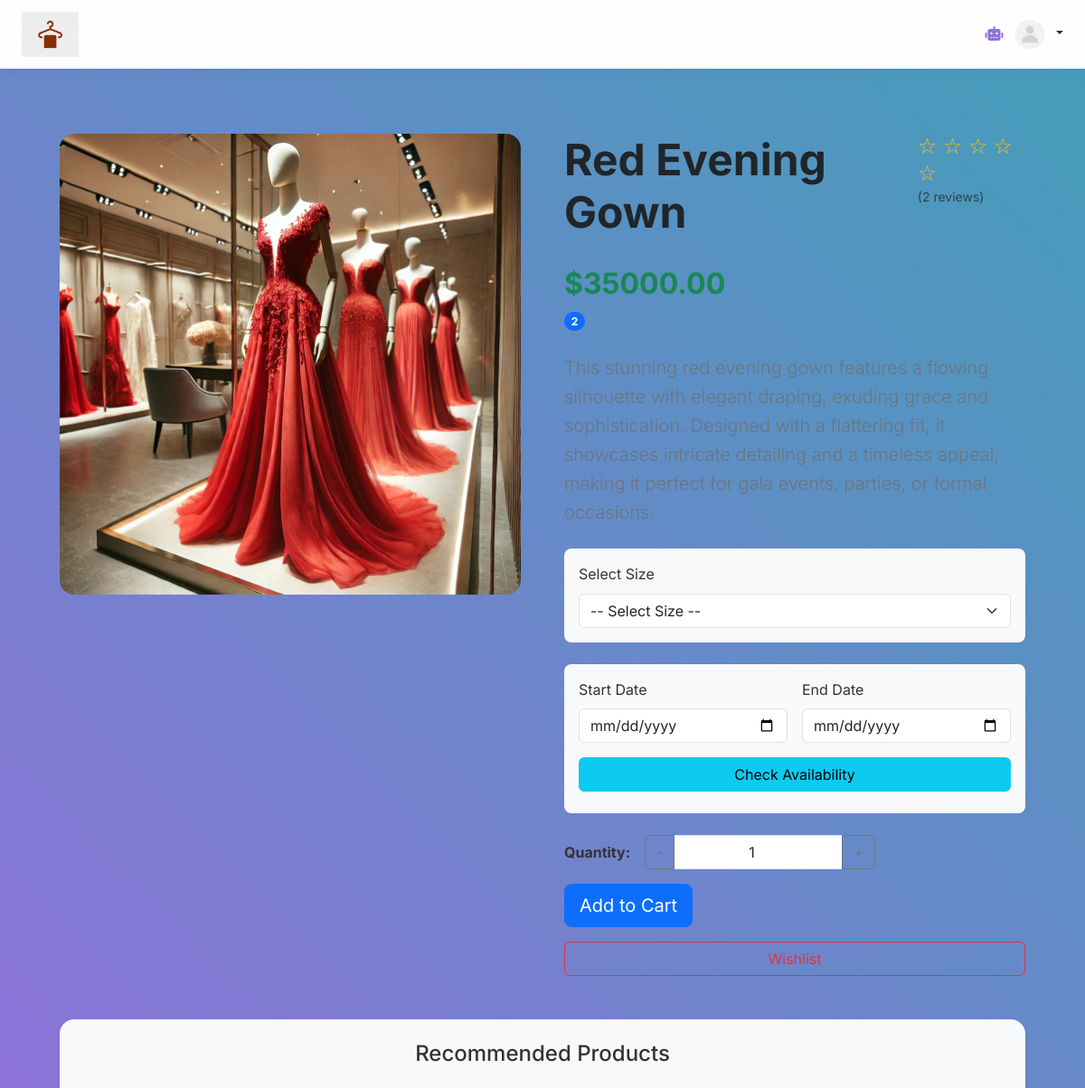
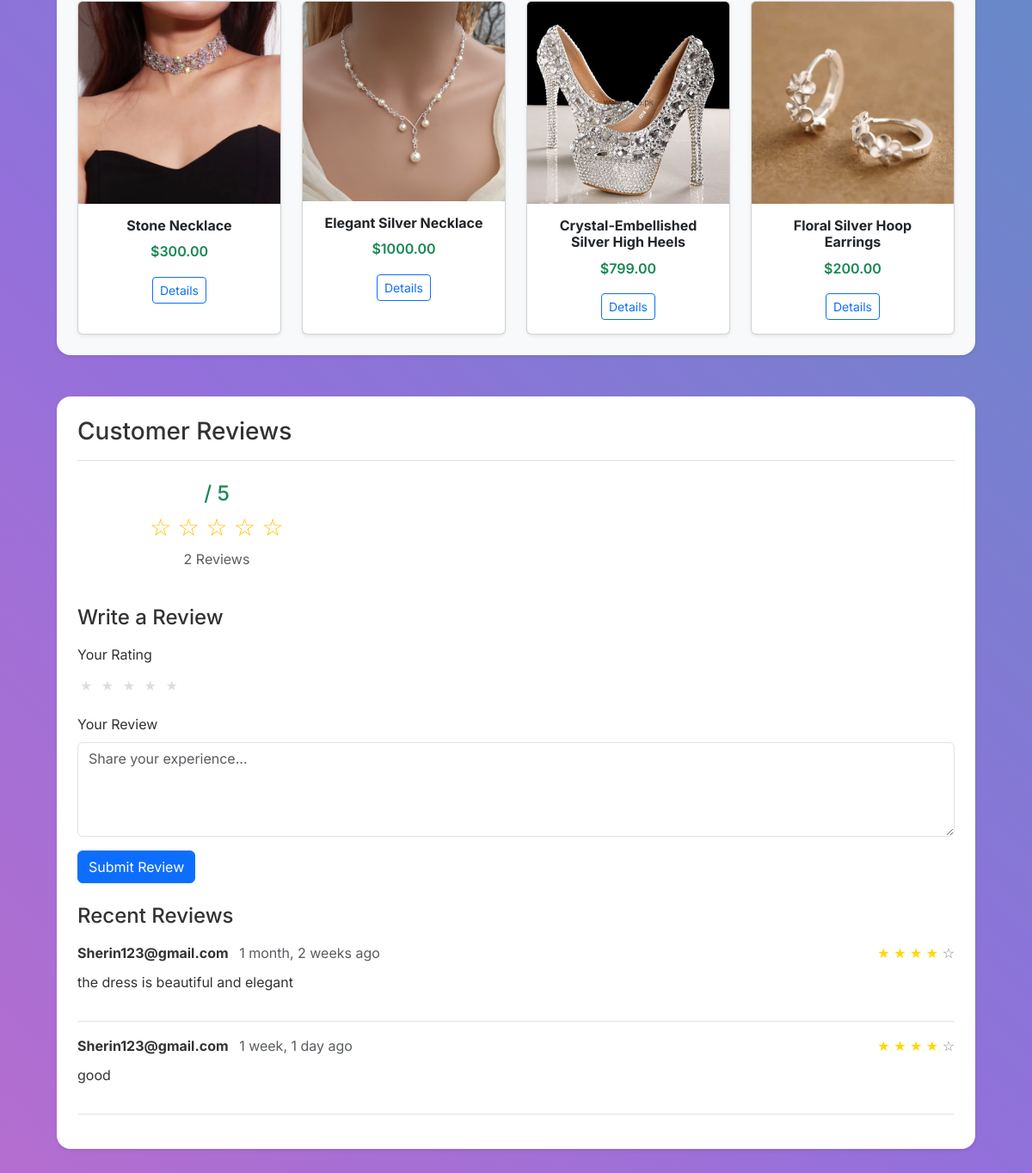
The app's page /product_details/1/ with its own data (2 pictures, top to bottom).
### WardrobeApp/models.py (models this page shows, shortened)
class Product(models.Model):
    AVAILABILITY_CHOICES = [
        (0, "Available"),
        (1, "Rented"),
        (2, "Returned"),
        (3, "Damaged"),
        (4, "Pending Approval"),
    ]
    CATEGORY_CHOICES = [
        (0, 'Clothing'), (1, 'Accessories'), (2, 'Footwear')
    ]
    SUBCATEGORY_CHOICES = [
        (0, 'Casual'), (1, 'Formal'), (2, 'Party Wear'),
        (3, 'Traditional'), (4, 'Sportswear'), (5, 'Winter Wear'),
        (6, 'Jewelry'), (7, 'Watches'), (8, 'Bags'), (9, 'Shoes')
    ]
    GENDER_CHOICES = [(0, 'Male'), (1, 'Female'), (2, 'Unisex'), (3, 'Boys'), (4, 'Girls')]
    VERIFICATION_CHOICES = [(0, 'Pending'), (1, 'Verified')]
    name = models.CharField(max_length=255)
    category = models.IntegerField(choices=CATEGORY_CHOICES, default=0)
    subcategory = models.IntegerField(choices=SUBCATEGORY_CHOICES, default=0)
    price = models.DecimalField(max_digits=10, decimal_places=2)
    description = models.TextField()
    image = models.ImageField(upload_to="product_images/", blank=True, null=True)
    availability = models.IntegerField(choices=AVAILABILITY_CHOICES, default=0)
    gender = models.IntegerField(choices=GENDER_CHOICES, default=2)
    added_by = models.ForeignKey(Employee, on_delete=models.SET_NULL, null=True, blank=True, related_name="products")
    size_stock = models.JSONField(default=dict)  # Added stock field ✅
    is_verified = models.IntegerField(choices=VERIFICATION_CHOICES, default=0)  # Admin verification ✅
    created_at = models.DateTimeField(default=timezone.now)
    def total_stock(self):
        total = 0
        for size in self.sizes.all():  # Assuming there's a reverse relationship 'sizes' for ProductSize
            total += size.stock  # Assuming 'stock' is a field in ProductSize model
        return total

class ProductSize(models.Model):
    SIZE_CHOICES = [
        ("S", "Small"),
        ("M", "Medium"),
        ("L", "Large"),
        ("XXL", "XX-Large"),
    ]
    product = models.ForeignKey(Product, on_delete=models.CASCADE, related_name="sizes")
    size = models.CharField(max_length=5, choices=SIZE_CHOICES)
    stock = models.PositiveIntegerField()

class Feedback(models.Model):
    user = models.ForeignKey(Login, on_delete=models.CASCADE)
    product = models.ForeignKey(Product, on_delete=models.CASCADE, null=True, blank=True)
    message = models.TextField()
    rating = models.IntegerField(choices=[(i, f"{i} Star") for i in range(1, 6)], default=5)  # Rating field added
    submitted_at = models.DateTimeField(auto_now_add=True)

class Login(models.Model):
    email = models.EmailField(unique=True, null=False, blank=False)
    password = models.CharField(max_length=255)
    types = models.IntegerField(
        choices=[(0, 'Admin'), (1, 'User'), (2, 'Employee')],
        default=1
    )
    status = models.BooleanField(default=True)
    last_login = models.DateTimeField(auto_now=True)

### WardrobeApp/views.py (the view)
# urls.py: path("product_details/<int:product_id>/", views.product_details, name="product_details"),
def product_details(request, product_id):
    product = get_object_or_404(Product, id=product_id)
    available_sizes = ProductSize.objects.filter(product=product, stock__gt=0)
    recommendations = ProductRecommendation.objects.filter(product=product).select_related('recommended_product')
    recommended_products = [
        rec.recommended_product
        for rec in recommendations
        if ProductSize.objects.filter(product=rec.recommended_product, stock__gt=0).exists()
    ]
    return render(request, "product_details.html", {
        "product": product,
        "available_sizes": available_sizes,
        "recommended_products": recommended_products,
    })

### WardrobeApp/templates/product_details.html (shortened to what this page needs)
{% extends 'baseUser.html' %}
{% block content %}
<div class="container-fluid px-4 py-5">
    <div class="row g-5">
        <div class="col-md-6">
            <div class="product-gallery position-sticky top-0">
                <div class="main-image-container mb-4">
                    <img src="{{ product.image.url }}"
                         class="img-fluid rounded-4 main-product-image"
                         alt="{{ product.name }}"
                         data-bs-toggle="modal"
                         data-bs-target="#imageZoomModal">
                </div>
            </div>
        </div>
        <div class="col-md-6">
            <div class="product-info">
                <div class="d-flex justify-content-between align-items-start mb-4">
                    <h1 class="display-5 fw-bold text-dark">{{ product.name }}</h1>
                    <div class="product-rating text-warning">
                        <span class="h4">
                            {% for i in "12345" %}
                                {% if forloop.counter <= product.average_rating|floatformat:0 %}
                                    ★
                                {% else %}
                                    ☆
                                {% endif %}
                            {% endfor %}
                        </span>
                        <p class="text-muted small">({{ product.feedback_set.count }} reviews)</p>
                    </div>
                </div>
                <div class="mb-4">
                    <h2 class="text-success fw-bold mb-2">${{ product.price|floatformat:2 }}</h2>
                    <span class="badge bg-primary rounded-pill">{{ product.total_stock }}</span>
                </div>
                <p class="lead text-secondary mb-4">{{ product.description }}</p>
                <div class="size-selection bg-light p-3 rounded-3 mb-4">
                    <label for="product_size" class="form-label">Select Size</label>
                    <select id="product_size" class="form-select">
                        <option value="">-- Select Size --</option>
                    </select>
                </div>
                <div class="rental-selection bg-light p-3 rounded-3 mb-4">
                    <div class="row g-3">
                        <div class="col-md-6">
                            <label for="rental_start_date" class="form-label">Start Date</label>
                            <input type="date" id="rental_start_date" class="form-control">
                        </div>
                        <div class="col-md-6">
                            <label for="rental_end_date" class="form-label">End Date</label>
                            <input type="date" id="rental_end_date" class="form-control">
                        </div>
                    </div>
                    <button id="checkAvailabilityBtn" class="btn btn-info w-100 mt-3">Check Availability</button>
                </div>
                <div class="product-actions">
                    <div class="quantity-selector d-flex align-items-center mb-3">
                        <label class="me-3 fw-bold">Quantity:</label>
                        <div class="input-group w-50">
                            <button class="btn btn-outline-secondary" type="button" onclick="decreaseQuantity()">-</button>
                            <input type="number" id="quantity" name="quantity" value="1" min="1" class="form-control text-center">
                            <button class="btn btn-outline-secondary" type="button" onclick="increaseQuantity()">+</button>
                        </div>
                    </div>
                    <div class="d-grid gap-3">
                        <form method="POST" action="{% url 'add_to_cart' product.id 0 %}" id="add-to-cart-form">
                            <button type="submit" class="btn btn-primary btn-lg">Add to Cart</button>
                        </form>
                        <a href="{% url 'add_to_wishlist' product.id %}" class="btn btn-outline-danger btn-wishlist">Wishlist</a>
                    </div>
                </div>
            </div>
        </div>
    </div>
    <div class="recommendations bg-light p-4 rounded-4 mt-5 shadow-sm">
        <h4 class="text-center mb-4">Recommended Products</h4>
        <div class="row row-cols-1 row-cols-md-4 g-4">
            {% for recommended in recommended_products %}
            <div class="col">
                <div class="card h-100 shadow-sm">
                    <img src="{{ recommended.image.url }}" class="card-img-top" alt="{{ recommended.name }}">
                    <div class="card-body text-center">
                        <h6 class="card-title fw-bold">{{ recommended.name }}</h6>
                        <p class="text-success fw-semibold">${{ recommended.price|floatformat:2 }}</p>
                        <a href="{% url 'product_details' recommended.id %}" class="btn btn-sm btn-outline-primary">
                            Details
                        </a>
                    </div>
                </div>
            </div>
            {% empty %}
            <div class="col text-center">
                <p class="text-muted">No recommended products available at the moment.</p>
            </div>
            {% endfor %}
        </div>
    </div>
    <div class="reviews-section mt-5 bg-white p-4 rounded-4 shadow-sm">
        <h3 class="border-bottom pb-3 mb-4">Customer Reviews</h3>
        <div class="review-stats row mb-4">
            <div class="col-md-4 text-center">
                <h4 class="text-success">{{ product.average_rating|floatformat:1 }} / 5</h4>
                <div class="text-warning h3">
                    {% for i in "12345" %}
                        {% if forloop.counter <= product.average_rating|floatformat:0 %}
                            ★
                        {% else %}
                            ☆
                        {% endif %}
                    {% endfor %}
                </div>
                <p class="text-muted">{{ product.feedback_set.count }} Reviews</p>
            </div>
            <div class="col-md-8">
            </div>
        </div>
        <div class="review-form mb-4">
            <h4 class="mb-3">Write a Review</h4>
            <form id="reviewForm" method="POST" action="{% url 'feedback' product.id %}">
                <div class="mb-3">
                    <label for="reviewRating" class="form-label">Your Rating</label>
                    <div class="star-rating">
                        <label for="star5">★</label>
                        <label for="star4">★</label>
                        <label for="star3">★</label>
                        <label for="star2">★</label>
                        <label for="star1">★</label>
                    </div>
                </div>
                <div class="mb-3">
                    <label for="reviewText" class="form-label">Your Review</label>
                    <textarea class="form-control" id="reviewText" name="review_text" rows="4" placeholder="Share your experience..."></textarea>
                </div>
                <button type="submit" class="btn btn-primary">Submit Review</button>
            </form>
        </div>
        <div class="recent-reviews">
            <h4 class="mb-3">Recent Reviews</h4>
            {% for feedback in product.feedback_set.all %}
            <div class="review-card border-bottom pb-3 mb-3">
                <div class="d-flex justify-content-between align-items-center mb-2">
                    <div class="reviewer-info">
                        <strong>{{ feedback.user.email }}</strong>
                        <span class="text-muted ms-2">{{ feedback.submitted_at|timesince }} ago</span>
                    </div>
                    <div class="review-rating text-warning">
                        {% for _ in "12345" %}
                            {% if forloop.counter <= feedback.rating %}
                                <span style="color: gold;">★</span>
                            {% else %}
                                <span style="color: gray;">☆</span>
                            {% endif %}
                        {% endfor %}
                    </div>
                </div>
                <p>{{ feedback.message }}</p>
            </div>
            {% empty %}
            <p class="text-muted">No reviews yet. Be the first to review!</p>
            {% endfor %}
        </div>
    </div>
</div>
{% endblock %}

### WardrobeApp/templates/baseUser.html (style rules this page uses)
:root { --primary-color: #FF69B4; --secondary-color: #9370DB; --accent-color: #20B2AA; --background-color: #F8F4F9; --text-primary: #333333; --text-secondary: #6C757D; }
* { transition: all 0.3s ease; }
body { font-family: 'Inter', sans-serif; background-color: var(--background-color); color: var(--text-primary); line-height: 1.6; }

### WardrobeApp/templates/product_details.html (style rules this page uses)
.star-rating { unicode-bidi: bidi-override; direction: rtl; text-align: left; }
.star-rating label { display: inline-block; padding: 3px; vertical-align: middle; color: #ddd; transition: color 0.2s; cursor: pointer; }

### records on screen
Product: image (picture), name "Red Evening Gown", feedback_set.count "2", price "35000.00", total_stock "2", description "This stunning red evening gown features a flowing silhouette with elegant draping, exuding grace and sophistication. Designed with a flattering fit, it showcases intricate detailing and a timeless appeal, making it perfect for gala events, parties, or formal occasions."
Product: image (picture), name "Stone Necklace", price "300.00"
Product: image (picture), name "Elegant Silver Necklace", price "1000.00"
Product: image (picture), name "Crystal-Embellished Silver High Heels", price "799.00"
Product: image (picture), name "Floral Silver Hoop Earrings", price "200.00"
Feedback: user.email "Sherin123@gmail.com", submitted_at "1 month, 2 weeks", rating 4 (drawn), message "the dress is beautiful and elegant"
Feedback: user.email "Sherin123@gmail.com", submitted_at "1 week, 1 day", rating 4 (drawn), message "good"
